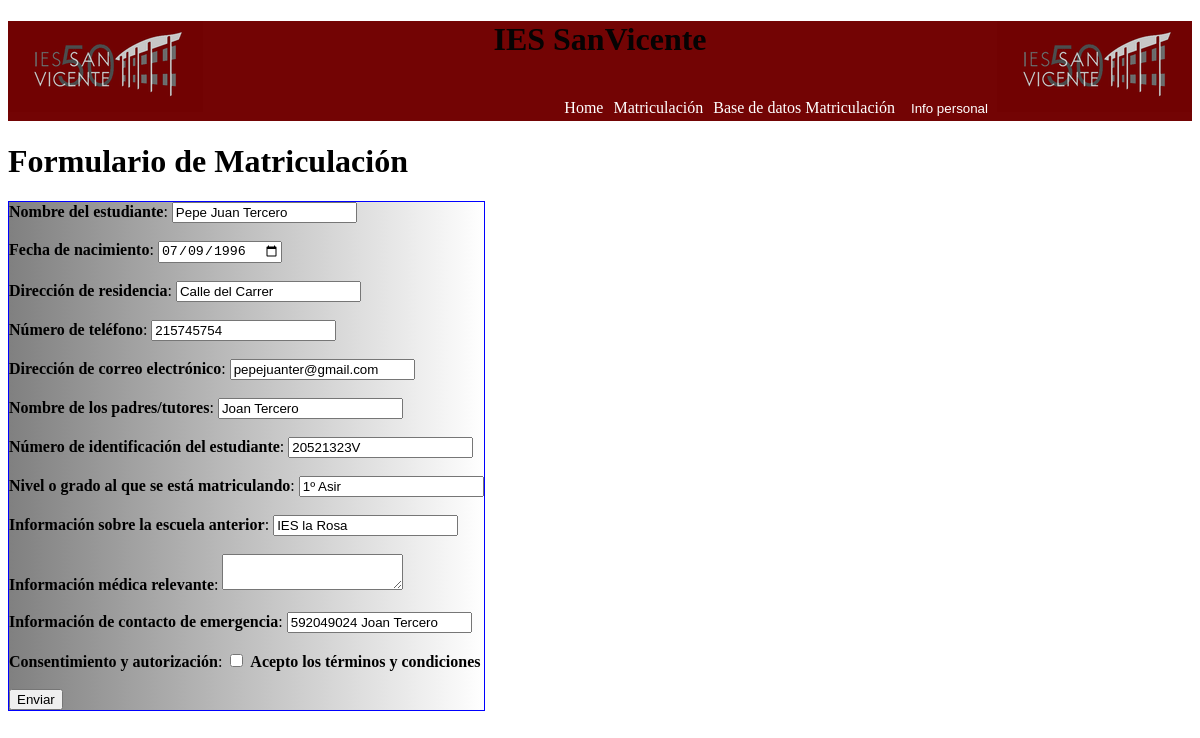
Page /proyecto_matriculaciones/php/editar.php?DNI=20521323V on the committed database.
### tables this page shows
CREATE TABLE `datos_mat` (
  `nombre_alu` varchar(250) NOT NULL,
  `fecha_nac` date NOT NULL,
  `direccion_dom` varchar(250) NOT NULL,
  `telefono` int(9) NOT NULL,
  `email` varchar(250) NOT NULL,
  `nombre_padre` varchar(250) NOT NULL,
  `DNI` varchar(9) NOT NULL,
  `curso_elegido` varchar(250) NOT NULL,
  `escuela_ant` varchar(250) NOT NULL,
  `inf_medica` varchar(250) NOT NULL,
  `cont_emergencia` varchar(250) NOT NULL
);

### proyecto_matriculaciones/php/editar.php (the view, shortened to what this page needs)
<!DOCTYPE html>
    <html>
        <head>
            <link rel="stylesheet" type="text/css" href="../css/estilos_lista.css">
        </head>
        <body>
            <div class= "container">
                <div class="header">
                    <img src="../imgs/logo.png" alt="logoies" class="img1">
                    <img src="../imgs/logo.png" alt="logoies" class="img2">
                    <h1>IES SanVicente</h1>
                    <div class="menu">
                        <ul>
                            <li><a href = "../index.html" >Home</a></li>
                            <li><a href = "./form_mat.php" >Matriculación</a></li>
                            <li><a href = "./login.php" >Base de datos Matriculación</a></li>
                            <li class="menu"><button onclick="redireccion()">Info personal</button></li>
                        </ul>
                    </div>
                </div>
                <?php
                $host = "localhost";
                $nombrebd = "matriculacion";
                $user = "root";
                $pass = "";
                $bd = mysqli_connect($host, $user, $pass, $nombrebd);
                mysqli_set_charset($bd, "utf8");
                $DNI = $_GET['DNI'];
                $consulta = "SELECT * FROM datos_mat WHERE DNI='$DNI'";
                $resultat = mysqli_query($bd, $consulta);
                 while ($fila = mysqli_fetch_assoc($resultat)){
                $fecha = $fila['fecha_nac'];
                $direccion = $fila['direccion_dom'];
                $telefono = $fila['telefono'];
                $email = $fila['email'];
                $padres = $fila['nombre_padre'];
                $nombre = $fila['nombre_alu'];
                $nivel = $fila['curso_elegido'];
                $escuela_ant = $fila['escuela_ant'];
                $informacion_medica = $fila['inf_medica'];
                $contacto_emergencia = $fila['cont_emergencia'];
                }
                ?>
                <h1>Formulario de Matriculación</h1>
                <div class="form">
                    <form action="modificar.php?DNI=<?php echo $DNI ?>" method="POST">
                        <label for="nombre_alu"><strong>Nombre del estudiante</strong>:</label>
                        <input type="text" id="nombre_alu" name="nombre_alu" value="<?php echo $nombre ?>" required><br><br>
                        <label for="fecha_nac"><strong>Fecha de nacimiento</strong>:</label>
                        <input type="date" id="fecha_nac" name="fecha_nac" value="<?php echo $fecha ?>" required><br><br>
                        <label for="direccion_dom"><strong>Dirección de residencia</strong>:</label>
                        <input type="text" id="direccion_dom" name="direccion_dom" value="<?php echo $direccion ?>" required><br><br>
                        <label for="telefono"><strong>Número de teléfono</strong>:</label>
                        <input type="tel" id="telefono" name="telefono" value="<?php echo $telefono ?>" required><br><br>
                        <label for="email"><strong>Dirección de correo electrónico</strong>:</label>
                        <input type="email" id="email" name="email" value="<?php echo $email ?>" required><br><br>
                        <label for="nombre_padre"><strong>Nombre de los padres/tutores</strong>:</label>
                        <input type="text" id="nombre_padre" name="nombre_padre" value="<?php echo $padres ?>" required><br><br>
                        <label for="DNI"><strong>Número de identificación del estudiante</strong>:</label>
                        <input type="text" id="DNI" name="DNI" value="<?php echo $DNI ?>" required><br><br>
                        <label for="curso_elegido"><strong>Nivel o grado al que se está matriculando</strong>:</label>
                        <input type="text" id="curso_elegido" name="curso_elegido" value="<?php echo $nivel ?>" required><br><br>
                        <label for="escuela_ant"><strong>Información sobre la escuela anterior</strong>:</label>
                        <input type="text" id="escuela_ant" name="escuela_ant" value="<?php echo $escuela_ant ?>"><br><br>
                        <label for="inf_medica"><strong>Información médica relevante</strong>:</label>
                        <textarea id="inf_medica" name="inf_medica" value="<?php echo $informacion_medica ?>"></textarea><br><br>
                        <label for="cont_emergencia"><strong>Información de contacto de emergencia</strong>:</label>
                        <input type="text" id="cont_emergencia" name="cont_emergencia" value="<?php echo $contacto_emergencia ?>" required><br><br>
                        <label for="consentimiento"><strong>Consentimiento y autorización</strong>:</label>
                        <input type="checkbox" id="consentimiento" name="consentimiento" required>
                        <label for="consentimiento"><strong>Acepto los términos y condiciones</strong></label><br><br>
                        <input type="submit" name="nuevo" value="Enviar">
                    </form>
                </div>
            </div>
        </body>
    </html>

### proyecto_matriculaciones/css/estilos_lista.css (style rules this page uses)
body { background:white; }
div.header { background-color: #730404; color: #050303 ; text-align: center; padding: 0px; height: 100px; }
img.img1 { position: relative; float: left; }
img.img2 { position: relative; float:right; }
div.menu { position:relative; float:right; }
ul { border: 1px transparent; background-color: #730404; }
li { text-decoration: none; display: inline-block; color: white; padding: 3px; }
a { text-decoration: none; color: white; }
div.form { border: 1px blue solid; width: fit-content; background: linear-gradient(to right ,grey , white); }
button { background: none; border: 0; color: inherit; }

### rows in the picture
datos_mat: nombre_alu "Pepe Juan Tercero", fecha_nac "07/09/1996", direccion_dom "Calle del Carrer", telefono "215745754", email "pepejuanter@gmail.com", nombre_padre "Joan Tercero", curso_elegido "1º Asir", escuela_ant "IES la Rosa", cont_emergencia "592049024 Joan Tercero"
